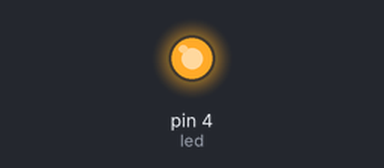
Simulated run of this sketch. Board: Arduino Uno, built with avr-gcc and run on an emulated ATmega328P. On the bench: output pins drawn as LEDs (lit = HIGH).

Above: at 0.1 s.
Timing chart, 0 to 1.6 s (numbered marks = the images above):
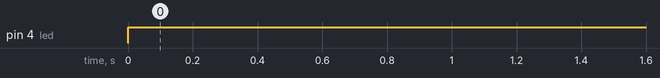

Measured:
- by itself, pin 4 (led): LOW → HIGH at 0.00 s

The sketch:

led.ino
```cpp
int led = 4;// decidimos en que pin se encuentra nuestra variable
// podemos usar variables para otras cosas no necesariamente
// para usar los pines con ellas, podemos crear una variable
// que mandemos nosotros por nuestro celular via wifi o
// bluetooth, ej int valor_celular ; asi valor_celular se
// puede usar en un futuro, tambien sirve para los sensores
// como los ultrasonicos o los pir

// void setup es una funcion que se ejecuta una unica vez
// al cargar o al conectar a la corriente el arduino
// todo lo que haya en el se ejecuta una vez en lo que el
// arduino este conectado
void setup(){
  Serial.begin(9600);// la conexion entre el arduino
  //y la computadora, el arduino tiene una conexion
  // serial de 9600 baudios
  pinMode(led,OUTPUT);// decide si la variable/componente
  //electronico es de entrada o de salida, con esto me
  //refiero a si es un sensor que manda datos al arduino
  // o el arduino se encarga de activarlo o desactivarlo
  // dependiendo del codigo en el void loop
  }
// el void loop se encarga de ejecutar constantemente
//el codigo que hay en el, es como un while infinito
void loop(){
  digitalWrite(led,HIGH);// sirve para mandar datos al
  // componente electronico que tenemos en la variable
  // tenemos dos estados, HIGH o LOW, HIGH es prendido o 1
  // y LOW es apagado o 0
  }
```
